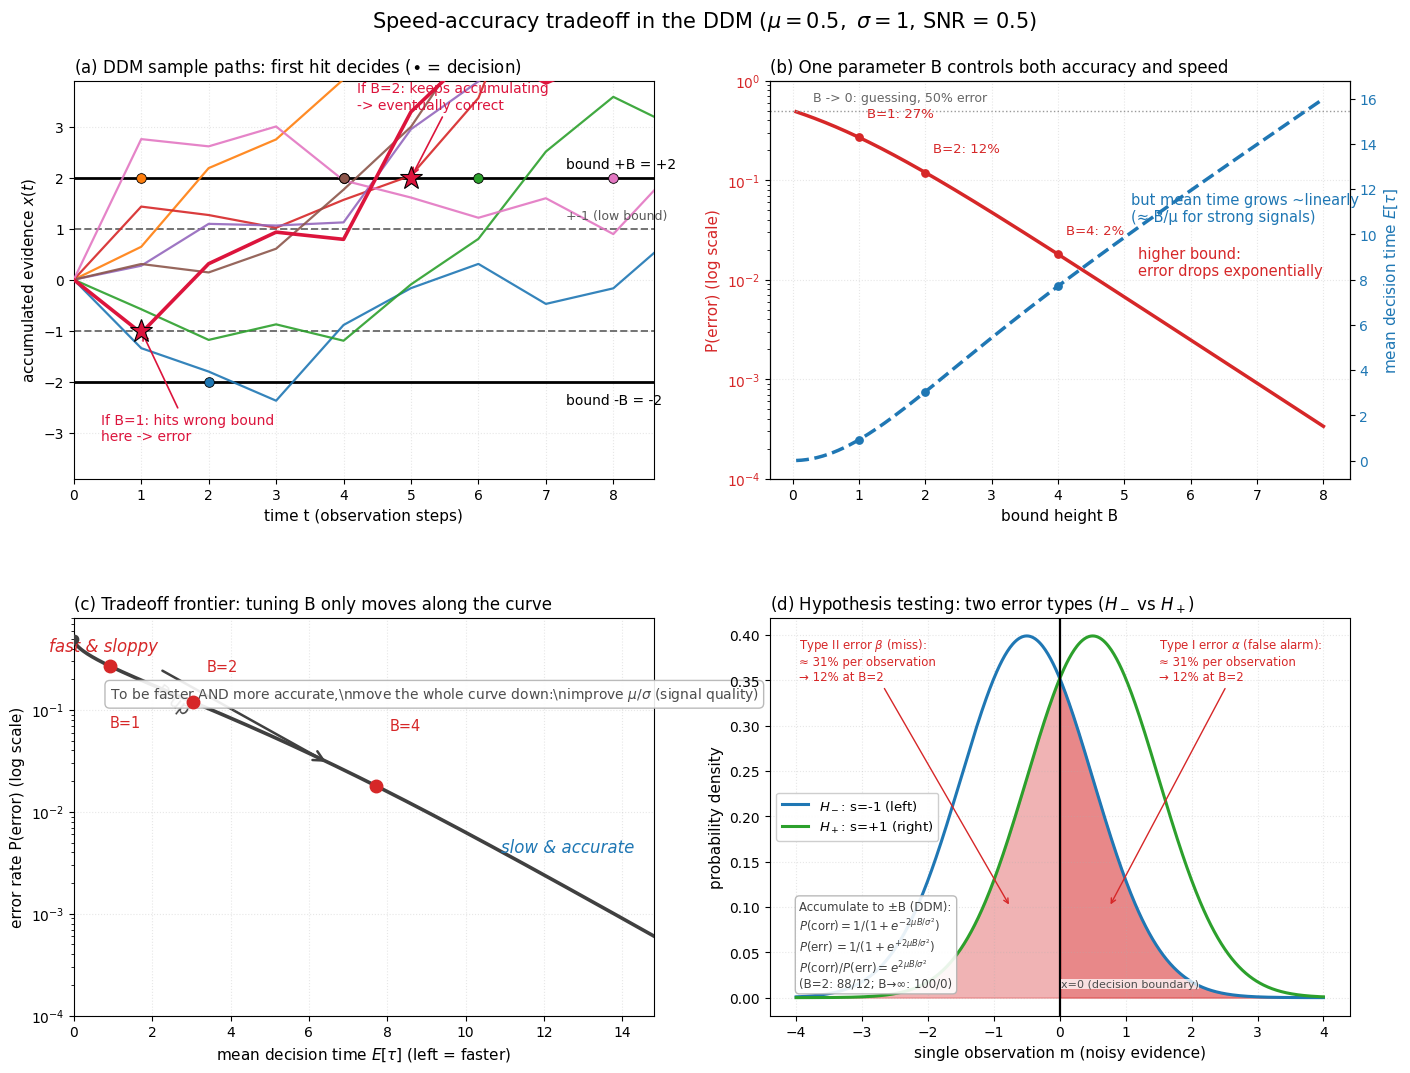

Reproduce this figure in Python.
# -*- coding: utf-8 -*-
"""
Speed-accuracy tradeoff in the drift-diffusion model (DDM).
Companion figure for ch07-neuromatch-week3.md, section "DDM 的速度-精度权衡".

Continuous-time DDM (classical parameterization): the decision variable
x(t) is a drifted Brownian motion
    dx = mu*s*dt + sigma*dW,   x(0) = 0,   absorbing boundaries +B / -B.
For the true state s=+1 (drift toward +B), hitting -B first is an error.
First-passage theory gives (exact in the continuous-time limit):

    P(error) = 1 / (1 + exp(2*mu*B / sigma^2))
    E[tau]   = (B/mu) * tanh(mu*B / sigma^2)

Parameters follow the notes' example: mu=0.5, sigma=1 (SNR = 0.5).
"""
import math
import numpy as np
import matplotlib.pyplot as plt
from matplotlib.patches import FancyArrowPatch

MU, SIGMA = 0.5, 1.0          # drift and noise per unit time
SNR = MU / SIGMA

def p_err(B, mu=MU, sigma=SIGMA):
    """P(hit wrong bound first) = 1/(1+e^{2 mu B / sigma^2})"""
    return 1.0 / (1.0 + np.exp(2.0 * mu * B / sigma**2))

def mean_time(B, mu=MU, sigma=SIGMA):
    """E[tau] = (B/mu) * tanh(mu*B/sigma^2)"""
    return (B / mu) * np.tanh(mu * B / sigma**2)

def Phi(z):
    """Standard normal CDF."""
    return 0.5 * (1.0 + math.erf(z / math.sqrt(2.0)))

# ----------------------------------------------------------------------
# Panel (a): DDM sample paths -- a low bound decides faster but can err
# ----------------------------------------------------------------------
rng = np.random.default_rng(7)
B2, B1 = 2.0, 1.0
n_paths, n_steps = 7, 9

# Find a path that crosses -1 early (error if B=1) but eventually hits +2
while True:
    eps = rng.standard_normal((2000, n_steps))
    walk = np.cumsum(MU + SIGMA * eps, axis=1)
    hit1_first = np.where(np.min(walk[:, :2], axis=1) <= -B1)[0]
    ok = [i for i in hit1_first if walk[i, -1] >= B2]
    if ok:
        highlight = ok[0]
        break
paths = np.cumsum(MU + SIGMA * rng.standard_normal((n_paths, n_steps)), axis=1)

fig = plt.figure(figsize=(14.5, 11))
gs = fig.add_gridspec(2, 2, hspace=0.35, wspace=0.2,
                      left=0.065, right=0.945, top=0.91, bottom=0.06)

axa = fig.add_subplot(gs[0, 0])
t = np.arange(n_steps + 1)
for i in range(n_paths):
    col = f"C{i}"
    axa.plot(t, np.r_[0.0, paths[i]], color=col, lw=1.6, alpha=0.9, zorder=3)
    for j in range(1, n_steps + 1):
        if abs(paths[i, j - 1]) < B2 <= abs(paths[i, j]):
            axa.plot(j, B2 if paths[i, j] > 0 else -B2, "o",
                     ms=7, color=col, mec="k", mew=0.6, zorder=4)
            break
w = np.r_[0.0, walk[highlight]]
axa.plot(t, w, color="crimson", lw=2.6, zorder=5)
j1 = int(np.where(w <= -B1)[0][0])
axa.plot(j1, -B1, "*", ms=17, color="crimson", mec="k", mew=0.8, zorder=6)
j2 = int(np.where(w >= B2)[0][0])
axa.plot(j2, B2, "*", ms=17, color="crimson", mec="k", mew=0.8, zorder=6)
axa.annotate("If B=1: hits wrong bound\nhere -> error",
             xy=(j1, -B1), xytext=(0.4, -3.15),
             fontsize=10, color="crimson",
             arrowprops=dict(arrowstyle="->", color="crimson", lw=1.2))
axa.annotate("If B=2: keeps accumulating\n-> eventually correct",
             xy=(j2, B2), xytext=(4.2, 3.35),
             fontsize=10, color="crimson",
             arrowprops=dict(arrowstyle="->", color="crimson", lw=1.2))
axa.axhline(B2, color="k", lw=2, ls="-")
axa.axhline(-B2, color="k", lw=2, ls="-")
axa.axhline(B1, color="0.45", lw=1.4, ls="--")
axa.axhline(-B1, color="0.45", lw=1.4, ls="--")
axa.text(7.3, B2 + 0.18, "bound +B = +2", fontsize=10)
axa.text(7.3, -B2 - 0.45, "bound -B = -2", fontsize=10)
axa.text(7.3, B1 + 0.18, "+-1 (low bound)", fontsize=9, color="0.35")
axa.set_xlim(0, 8.6)
axa.set_ylim(-3.9, 3.9)
axa.set_xlabel("time t (observation steps)", fontsize=11)
axa.set_ylabel(r"accumulated evidence $x(t)$", fontsize=11)
axa.set_title("(a) DDM sample paths: first hit decides ($\\bullet$ = decision)",
              fontsize=12, loc="left")
axa.grid(alpha=0.3, ls=":")

# ----------------------------------------------------------------------
# Panel (b): bound height B sets BOTH error rate (left) and time (right)
# ----------------------------------------------------------------------
axb = fig.add_subplot(gs[0, 1])
B = np.linspace(0.05, 8.0, 400)
axb.semilogy(B, p_err(B), color="C3", lw=2.5, label=r"$P(\mathrm{error})=1/(1+e^{2\mu B/\sigma^2})$")
axb.set_xlabel("bound height B", fontsize=11)
axb.set_ylabel("P(error) (log scale)", color="C3", fontsize=11)
axb.tick_params(axis="y", labelcolor="C3")
axb.axhline(0.5, color="0.6", lw=1, ls=":")
axb.text(0.3, 0.62, "B -> 0: guessing, 50% error", fontsize=9, color="0.4")
axb.set_ylim(1e-4, 1.0)
for bb in (1, 2, 4):
    axb.scatter([bb], [p_err(bb)], color="C3", zorder=5, s=28)
    axb.annotate(f"B={bb}: {p_err(bb)*100:.0f}%", xy=(bb, p_err(bb)),
                 xytext=(bb + 0.12, p_err(bb) * 1.6), fontsize=9.5, color="C3")

axb2 = axb.twinx()
axb2.plot(B, mean_time(B), color="C0", lw=2.5, ls="--",
          label=r"$E[\tau]=(B/\mu)\tanh(\mu B/\sigma^2)$")
axb2.set_ylabel("mean decision time $E[\\tau]$", color="C0", fontsize=11)
axb2.tick_params(axis="y", labelcolor="C0")
for bb in (1, 2, 4):
    axb2.scatter([bb], [mean_time(bb)], color="C0", zorder=5, s=28)
axb.annotate("higher bound:\nerror drops exponentially",
             xy=(5.2, p_err(5.2) * 2.0), fontsize=10.5, color="C3")
axb2.annotate("but mean time grows ~linearly\n(≈ B/μ for strong signals)",
              xy=(5.1, mean_time(5.1) * 1.05), fontsize=10.5, color="C0")
axb.set_title("(b) One parameter B controls both accuracy and speed",
              fontsize=12, loc="left")
axb.grid(alpha=0.3, ls=":")

# ----------------------------------------------------------------------
# Panel (c): the speed-accuracy tradeoff frontier
# ----------------------------------------------------------------------
axc = fig.add_subplot(gs[1, 0])
Bc = np.linspace(0.1, 12.0, 500)
tt, pe = mean_time(Bc), p_err(Bc)
axc.semilogy(tt, pe, color="0.25", lw=2.6, zorder=3)
axc.plot(mean_time(0.0), 0.5, "o", color="0.25", ms=6, zorder=4)
for bb, dx, dy in ((1, 0.0, -0.6), (2, 0.35, 0.3), (4, 0.35, 0.55)):
    axc.plot(mean_time(bb), p_err(bb), "o", color="C3", ms=9, zorder=5)
    axc.annotate(f"B={bb}", xy=(mean_time(bb), p_err(bb)),
                 xytext=(mean_time(bb) + dx, p_err(bb) * 10**dy),
                 fontsize=10.5, color="C3")
axc.annotate("fast & sloppy", xy=(0.75, 0.38), fontsize=12, color="C3",
             ha="center", style="italic")
axc.annotate("slow & accurate", xy=(12.6, 0.004), fontsize=12, color="C0",
             ha="center", style="italic")
axc.add_patch(FancyArrowPatch((2.2, 0.25), (6.5, 0.03), arrowstyle="->",
                              mutation_scale=18, color="0.25", lw=1.8))
axc.text(2.0, 0.09, "B up", fontsize=12, color="0.25", rotation=-38)
axc.text(9.2, 0.13, r"To be faster AND more accurate,\nmove the whole curve down:\nimprove $\mu/\sigma$ (signal quality)",
         fontsize=10, color="0.3", ha="center",
         bbox=dict(boxstyle="round,pad=0.35", fc="white", ec="0.7", alpha=0.9))
axc.set_xlabel("mean decision time $E[\\tau]$ (left = faster)", fontsize=11)
axc.set_ylabel("error rate P(error) (log scale)", fontsize=11)
axc.set_title("(c) Tradeoff frontier: tuning B only moves along the curve",
              fontsize=12, loc="left")
axc.grid(alpha=0.3, ls=":")
axc.set_xlim(0, 14.8)
axc.set_ylim(1e-4, 0.8)

# ----------------------------------------------------------------------
# Panel (d): hypothesis testing -- the two error types (single sample)
# ----------------------------------------------------------------------
axd = fig.add_subplot(gs[1, 1])
x = np.linspace(-4, 4, 600)
g_minus = np.exp(-(x + MU) ** 2 / (2 * SIGMA**2)) / (SIGMA * math.sqrt(2 * math.pi))
g_plus = np.exp(-(x - MU) ** 2 / (2 * SIGMA**2)) / (SIGMA * math.sqrt(2 * math.pi))
axd.plot(x, g_minus, color="C0", lw=2.2, label=r"$H_-$: s=-1 (left)")
axd.plot(x, g_plus, color="C2", lw=2.2, label=r"$H_+$: s=+1 (right)")
axd.fill_between(x, g_minus, where=x > 0, color="C3", alpha=0.55)
axd.fill_between(x, g_plus, where=x < 0, color="C3", alpha=0.35)
axd.axvline(0, color="k", lw=1.6)
axd.text(0.02, 0.012, "x=0 (decision boundary)", fontsize=8, color="0.3",
         bbox=dict(fc="white", ec="none", alpha=0.75, pad=0.15))
alpha1 = Phi(-MU / SIGMA)
p2 = p_err(2.0)
axd.annotate(f"Type I error $\\alpha$ (false alarm):\n≈ {alpha1*100:.0f}% per observation\n→ {p2*100:.0f}% at B=2",
             xy=(0.75, 0.10), xytext=(1.5, 0.35), fontsize=8.5, color="C3",
             arrowprops=dict(arrowstyle="->", color="C3", lw=1.0))
axd.annotate(f"Type II error $\\beta$ (miss):\n≈ {alpha1*100:.0f}% per observation\n→ {p2*100:.0f}% at B=2",
             xy=(-0.75, 0.10), xytext=(-3.95, 0.35), fontsize=8.5, color="C3",
             arrowprops=dict(arrowstyle="->", color="C3", lw=1.0))
axd.text(-3.95, 0.012,
         "Accumulate to ±B (DDM):\n"
         r"$P(\mathrm{corr}) = 1/(1+e^{-2\mu B/\sigma^2})$" "\n"
         r"$P(\mathrm{err})\, = 1/(1+e^{+2\mu B/\sigma^2})$" "\n"
         r"$P(\mathrm{corr})/P(\mathrm{err}) = e^{2\mu B/\sigma^2}$" "\n"
         "(B=2: 88/12; B→∞: 100/0)",
         fontsize=8.5, color="0.25",
         bbox=dict(boxstyle="round,pad=0.35", fc="white", ec="0.7", alpha=0.9))
axd.set_xlabel("single observation m (noisy evidence)", fontsize=11)
axd.set_ylabel("probability density", fontsize=11)
axd.set_title("(d) Hypothesis testing: two error types ($H_-$ vs $H_+$)",
              fontsize=12, loc="left")
axd.legend(loc="center left", fontsize=9.5, framealpha=0.95)
axd.grid(alpha=0.3, ls=":")

fig.suptitle("Speed-accuracy tradeoff in the DDM "
             r"($\mu = 0.5,\ \sigma = 1$, SNR = 0.5)",
             fontsize=15, y=0.975)
fig.savefig("MachineLearningLectures/assets/ddm_speed_accuracy.png",
            bbox_inches="tight")
print("Saved: MachineLearningLectures/assets/ddm_speed_accuracy.png")

# ----------------------------------------------------------------------
# Monte-Carlo sanity check: fine-grained discrete walk vs continuous limit
# ----------------------------------------------------------------------
rng = np.random.default_rng(42)
B, dt, n = 2.0, 0.001, 30_000
x = np.zeros(n)
done = np.zeros(n, bool)
err = np.zeros(n, bool)
times = np.zeros(n)
t = 0.0
while not done.all() and t < 100:
    m = ~done
    x[m] += MU * dt + SIGMA * math.sqrt(dt) * rng.standard_normal(m.sum())
    t += dt
    up = (x >= B) & ~done
    dn = (x <= -B) & ~done
    times[up | dn] = t
    err[dn] = True
    done |= up | dn
print(f"Monte Carlo (dt={dt}, n={n}): P(error) = {err.mean():.4f}, "
      f"E[tau] = {times.mean():.4f}")
print(f"Analytic formulas : P(error) = {p_err(B):.4f}, "
      f"E[tau] = {mean_time(B):.4f}   (B={B}, mu={MU}, sigma={SIGMA})")
print("Note: the small gap is overshoot bias of the discrete walk; it shrinks as dt -> 0.")
